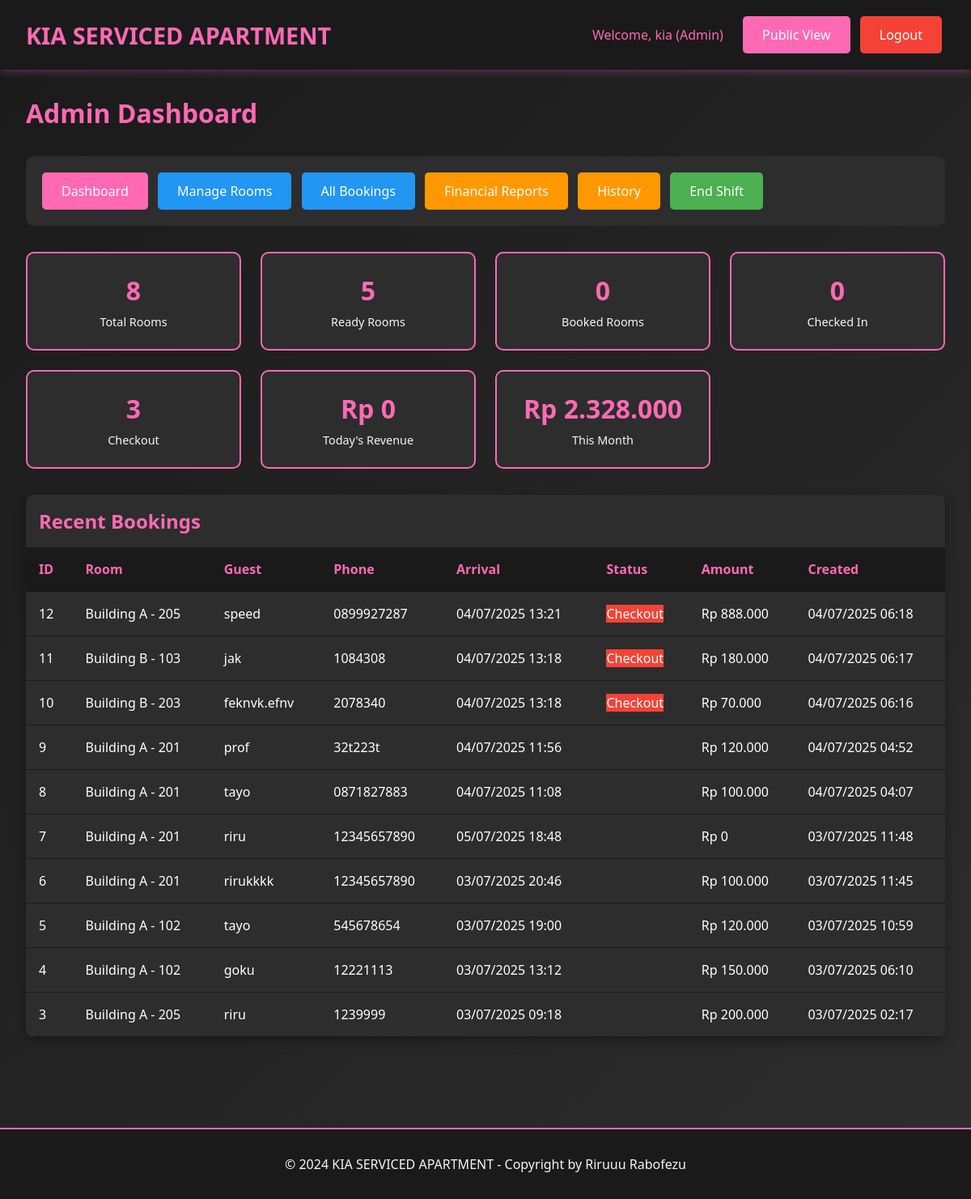
Page /admin/dashboard.php (signed in) on the earlier database version.
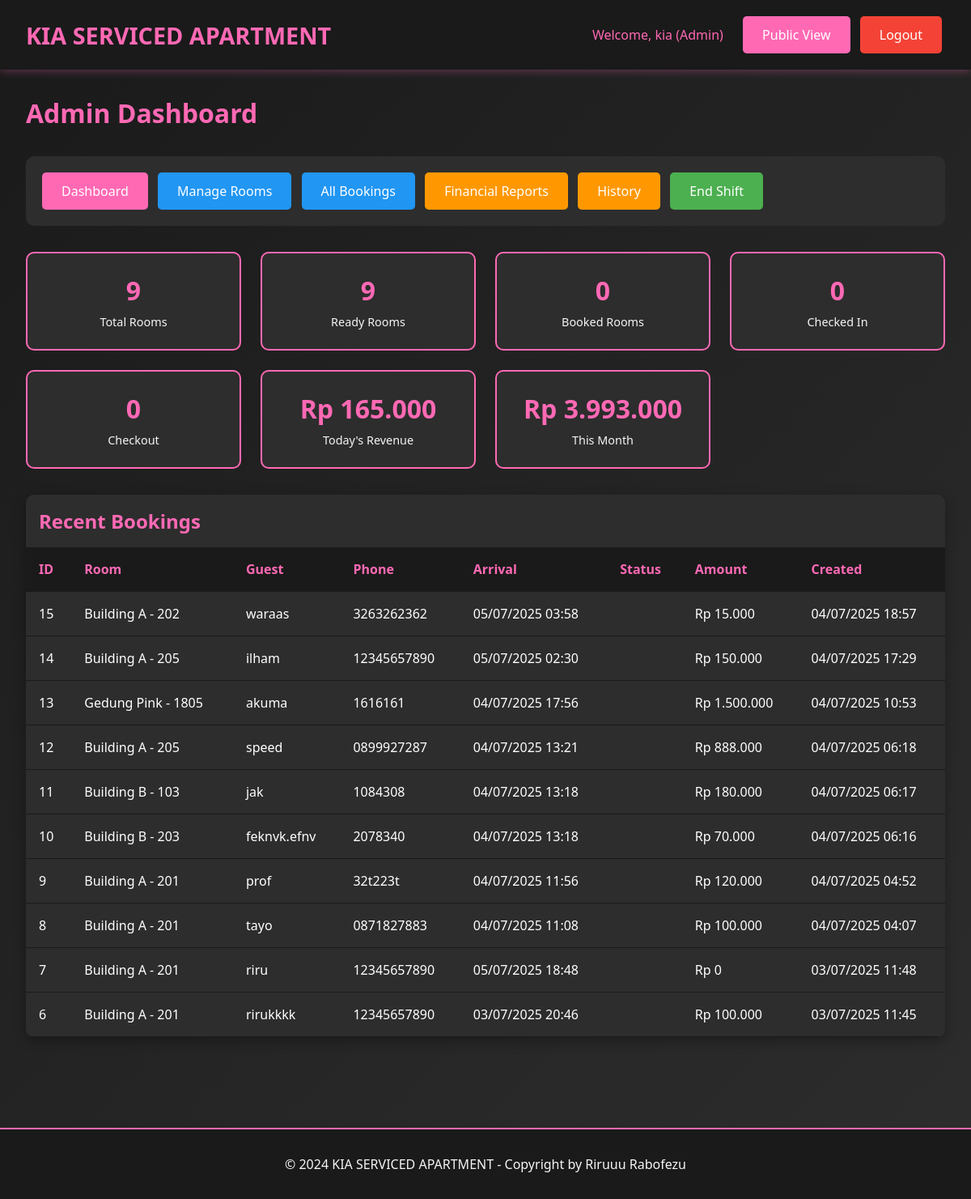
Same page on the later database version.
### tables this page shows
CREATE TABLE `bookings` (
  `id` int(11) NOT NULL,
  `room_id` int(11) NOT NULL,
  `guest_name` varchar(100) NOT NULL,
  `arrival_time` datetime NOT NULL,
  `phone_number` varchar(20) NOT NULL,
  `duration_type` enum('transit','fullday') NOT NULL,
  `duration_hours` int(11) NOT NULL,
  `price_amount` decimal(10,2) NOT NULL,
  `payment_method` varchar(50) NOT NULL,
  `deposit_type` enum('cash','id_card','no_deposit') NOT NULL,
  `deposit_amount` decimal(10,2) DEFAULT 0.00,
  `notes` text DEFAULT NULL,
  `status` enum('booked','checkin','checkout','cancelled','no_show') DEFAULT 'booked',
  `checkin_time` datetime DEFAULT NULL,
  `checkout_time` datetime DEFAULT NULL,
  `extra_time_hours` int(11) DEFAULT 0,
  `extra_time_amount` decimal(10,2) DEFAULT 0.00,
  `refund_amount` decimal(10,2) DEFAULT 0.00,
  `refund_method` varchar(50) DEFAULT NULL,
  `created_by` int(11) NOT NULL,
  `created_at` timestamp NOT NULL DEFAULT current_timestamp(),
  `updated_at` timestamp NOT NULL DEFAULT current_timestamp() ON UPDATE current_timestamp()
);

CREATE TABLE `rooms` (
  `id` int(11) NOT NULL,
  `location` varchar(100) NOT NULL,
  `floor_number` int(11) NOT NULL,
  `room_number` varchar(20) NOT NULL,
  `room_type` varchar(50) NOT NULL,
  `wifi_name` varchar(100) DEFAULT NULL,
  `wifi_password` varchar(100) DEFAULT NULL,
  `status` enum('ready','booked','checkin','checkout') DEFAULT 'ready',
  `created_at` timestamp NOT NULL DEFAULT current_timestamp(),
  `updated_at` timestamp NOT NULL DEFAULT current_timestamp() ON UPDATE current_timestamp()
);

### includes/config.php (called while the page is built, shortened)
<?php
function formatCurrency($amount) {
    return 'Rp ' . number_format($amount, 0, ',', '.');
}
function formatDateTime($datetime) {
    return date('d/m/Y H:i', strtotime($datetime));
}
?>

### admin/dashboard.php (the view, shortened to what the changed rows need)
<?php
require_once '../includes/config.php';
$stats = [];
$stmt = $pdo->query("SELECT COUNT(*) as total FROM rooms");
$stats['total_rooms'] = $stmt->fetch()['total'];
$stmt = $pdo->query("SELECT
    SUM(CASE WHEN (SELECT COUNT(*) FROM bookings WHERE room_id = r.id AND status IN ('booked', 'checkin', 'checkout')) = 0 THEN 1 ELSE 0 END) as ready,
    SUM(CASE WHEN (SELECT COUNT(*) FROM bookings WHERE room_id = r.id AND status = 'booked') > 0 THEN 1 ELSE 0 END) as booked,
    SUM(CASE WHEN (SELECT COUNT(*) FROM bookings WHERE room_id = r.id AND status = 'checkin') > 0 THEN 1 ELSE 0 END) as checkin,
    SUM(CASE WHEN (SELECT COUNT(*) FROM bookings WHERE room_id = r.id AND status = 'checkout') > 0 THEN 1 ELSE 0 END) as checkout
    FROM rooms r");
$room_stats = $stmt->fetch();
$stmt = $pdo->prepare("SELECT SUM(amount) as total FROM transactions WHERE DATE(transaction_date) = CURDATE() AND amount > 0");
$stmt->execute();
$stats['today_revenue'] = $stmt->fetch()['total'] ?? 0;
$stmt = $pdo->prepare("SELECT SUM(amount) as total FROM transactions WHERE MONTH(transaction_date) = MONTH(CURDATE()) AND YEAR(transaction_date) = YEAR(CURDATE()) AND amount > 0");
$stmt->execute();
$stats['month_revenue'] = $stmt->fetch()['total'] ?? 0;
$stmt = $pdo->prepare("SELECT b.*, r.room_number, r.location FROM bookings b
                      JOIN rooms r ON b.room_id = r.id
                      ORDER BY b.created_at DESC LIMIT 10");
$stmt->execute();
$recent_bookings = $stmt->fetchAll();
?>
<!DOCTYPE html>
<html lang="id">
<head>
    <link rel="stylesheet" href="../assets/css/style.css">
</head>
<body>
    <div class="container">
        <h1 style="color: var(--primary-pink); margin-bottom: 2rem;">Admin Dashboard</h1>
        <div class="dashboard-grid">
            <div class="stat-card">
                <div class="stat-number"><?php echo $stats['total_rooms']; ?></div>
                <div class="stat-label">Total Rooms</div>
            </div>
            <div class="stat-card">
                <div class="stat-number"><?php echo $room_stats['ready']; ?></div>
                <div class="stat-label">Ready Rooms</div>
            </div>
            <div class="stat-card">
                <div class="stat-number"><?php echo $room_stats['checkout']; ?></div>
                <div class="stat-label">Checkout</div>
            </div>
            <div class="stat-card">
                <div class="stat-number"><?php echo formatCurrency($stats['today_revenue']); ?></div>
                <div class="stat-label">Today's Revenue</div>
            </div>
            <div class="stat-card">
                <div class="stat-number"><?php echo formatCurrency($stats['month_revenue']); ?></div>
                <div class="stat-label">This Month</div>
            </div>
        </div>
        <div class="table-container">
            <h2 style="color: var(--primary-pink); margin: 1rem;">Recent Bookings</h2>
            <table class="table">
                <thead>
                    <tr>
                        <th>ID</th>
                        <th>Room</th>
                        <th>Guest</th>
                        <th>Phone</th>
                        <th>Arrival</th>
                        <th>Status</th>
                        <th>Amount</th>
                        <th>Created</th>
                    </tr>
                </thead>
                <tbody>
                    <?php foreach ($recent_bookings as $booking): ?>
                    <tr>
                        <td><?php echo $booking['id']; ?></td>
                        <td><?php echo htmlspecialchars($booking['location'] . ' - ' . $booking['room_number']); ?></td>
                        <td><?php echo htmlspecialchars($booking['guest_name']); ?></td>
                        <td><?php echo htmlspecialchars($booking['phone_number']); ?></td>
                        <td><?php echo formatDateTime($booking['arrival_time']); ?></td>
                        <td>
                            <span class="status-<?php echo $booking['status']; ?>">
                                <?php echo ucfirst($booking['status']); ?>
                            </span>
                        </td>
                        <td><?php echo formatCurrency($booking['price_amount']); ?></td>
                        <td><?php echo formatDateTime($booking['created_at']); ?></td>
                    </tr>
                    <?php endforeach; ?>
                </tbody>
            </table>
        </div>
    </div>
</body>
</html>

Differences in the rows shown:
no longer on this page (row edited): bookings: id "5", room.room_number "Building A - 102", guest_name "tayo", phone_number "545678654", arrival_time "03/07/2025 19:00", price_amount "Rp 120.000", created_at "03/07/2025 10:59"
no longer on this page (row edited): bookings: id "4", room.room_number "Building A - 102", guest_name "goku", phone_number "12221113", arrival_time "03/07/2025 13:12", price_amount "Rp 150.000", created_at "03/07/2025 06:10"
no longer on this page (row edited): bookings: id "3", room.room_number "Building A - 205", guest_name "riru", phone_number "1239999", arrival_time "03/07/2025 09:18", price_amount "Rp 200.000", created_at "03/07/2025 02:17"
added bookings: id "15", room.room_number "Building A - 202", guest_name "waraas", phone_number "3263262362", arrival_time "05/07/2025 03:58", price_amount "Rp 15.000", created_at "04/07/2025 18:57"
added bookings: id "14", room.room_number "Building A - 205", guest_name "ilham", phone_number "12345657890", arrival_time "05/07/2025 02:30", price_amount "Rp 150.000", created_at "04/07/2025 17:29"
added bookings: id "13", room.room_number "Gedung Pink - 1805", guest_name "akuma", phone_number "1616161", arrival_time "04/07/2025 17:56", price_amount "Rp 1.500.000", created_at "04/07/2025 10:53"
changed bookings "speed": status "Checkout" → (not shown)
changed bookings "jak": status "Checkout" → (not shown)
changed bookings "feknvk.efnv": status "Checkout" → (not shown)
Other differences:
$stats['total_rooms']: "8" → "9"
$room_stats['ready']: "5" → "9"
$room_stats['checkout']: "3" → "0"
formatCurrency($stats['today_revenue']): "Rp 0" → "Rp 165.000"
formatCurrency($stats['month_revenue']): "Rp 2.328.000" → "Rp 3.993.000"
